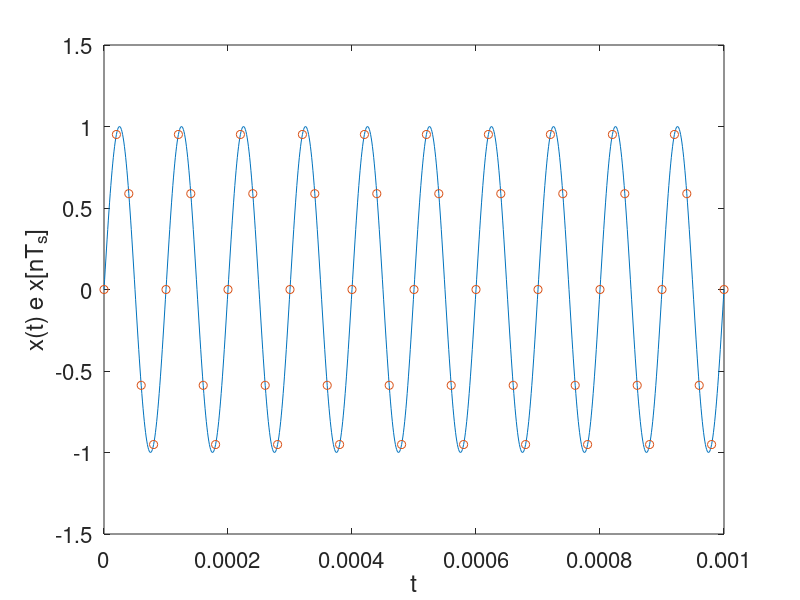

Here is the MATLAB script that generated this plot:
clear all; close all; clc;
% Limpa todas as variáveis do workspace, fecha todas as figuras abertas e limpa a janela de comando.

% dados do sinal
f = 10000; %Freq entrada 10 kHz
fs = 50000; %Freq de amostragem
% Define a frequência da entrada como 10 kHz e a frequência de amostragem como 50 kHz.

% gerar sinal contínuo T=10 - períodos do sinal
tempo = [0:1/(100*f):10/f];
% Gera um vetor de tempo de 0 a 10 segundos, com intervalos de tempo equivalentes a 1/ (100 * frequência do sinal), permitindo representar 10 períodos do sinal.

% Geração onda senoidal
sinal = sin(2*pi*f*tempo);
% Gera um sinal senoidal com a frequência especificada.

% plotar sinal
plot(tempo, sinal)
hold;
% Plota o sinal contínuo gerado em relação ao tempo e mantém a figura atual para adicionar mais elementos posteriormente.

% sinal amostrado
Ts = 1/fs;
N = length(tempo);
n = [0:1:N-1];
t_sample = [0:Ts:n(N)*Ts];
freq_amostra = 2*pi*f/fs;
sinal_sample = sin(freq_amostra.*n);
% Calcula o sinal amostrado, determinando o período de amostragem, o número total de amostras, o vetor de tempo de amostragem, a frequência de amostragem em radianos e o sinal amostrado.

% plotar sinal amostrado
plot(t_sample, sinal_sample,'o');
axis([0 10/f -1.5 1.5]) %fixar limite eixos x e y
set(gca,'FontSize',16)
set(gca,'FontSize',16)
xlabel('t')
ylabel('x(t) e x[nT_s]')
hold off
% Plota o sinal amostrado em relação ao tempo de amostragem, ajusta os limites dos eixos x e y, define o tamanho da fonte dos eixos, adiciona rótulos aos eixos x e y, e limpa a figura para futuros gráficos.

